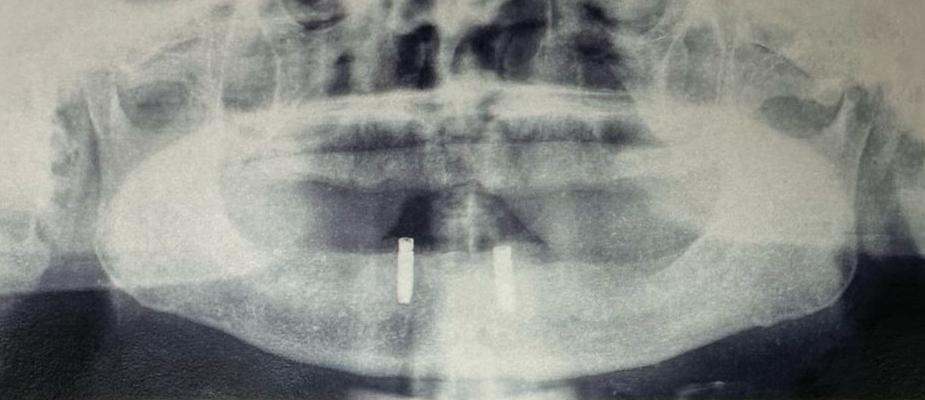
#> input picture dataset/raw/sample1.jpg, 925 x 400 px; its folder holds 4 pictures in this run
$ python color_filter.py
#> lines starting #> are read from the running program, lines starting #| are printed output that depends on the picture
import os
import cv2 as cv
import numpy as np

lower_hue = 0
lower_sat = 0
lower_val = 0

upper_hue = 255
upper_sat = 255
upper_val = 255

def set_lower_hue(h):
    global lower_hue
    lower_hue = h
def set_lower_sat(s):
    global lower_sat
    lower_sat = s
def set_lower_val(v):
    global lower_val
    lower_val = v

def set_upper_hue(h):
    global upper_hue
    upper_hue = h
def set_upper_sat(s):
    global upper_sat
    upper_sat = s
def set_upper_val(v):
    global upper_val
    upper_val = v

cv.namedWindow("Limit Selector")

cv.createTrackbar("lower_hue", "Limit Selector", lower_hue, 255, set_lower_hue)
cv.createTrackbar("lower_sat", "Limit Selector", lower_sat, 255, set_lower_sat)
cv.createTrackbar("lower_val", "Limit Selector", lower_val, 255, set_lower_val)

cv.createTrackbar("upper_hue", "Limit Selector", upper_hue, 255, set_upper_hue)
cv.createTrackbar("upper_sat", "Limit Selector", upper_sat, 255, set_upper_sat)
cv.createTrackbar("upper_val", "Limit Selector", upper_val, 255, set_upper_val)

images = sorted(os.listdir("./dataset/raw"))[1:]

img = cv.imread(f"./dataset/raw/{images[0]}")
#> img is the input picture: shape (400, 925, 3); mean B, G, R 132.9, 137, 134.4
gray_img = cv.cvtColor(img, cv.COLOR_BGR2GRAY)
clahe = cv.createCLAHE(clipLimit=100.0, tileGridSize=(5, 5))
eq_img = clahe.apply(gray_img)
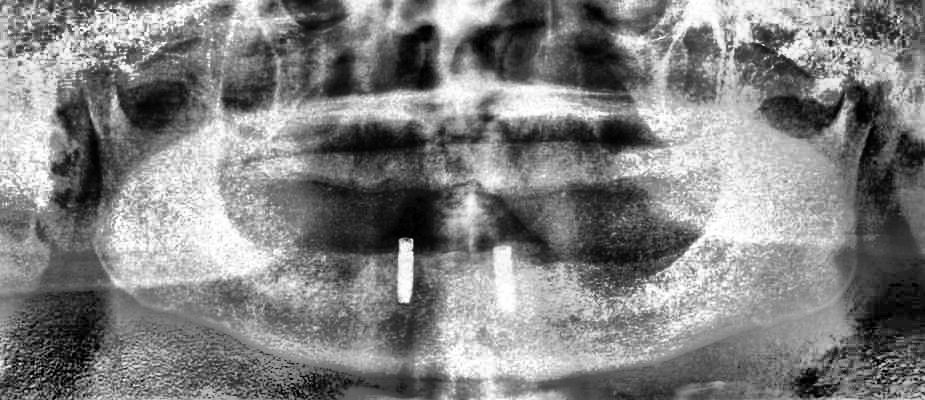
#> eq_img: shape (400, 925); min 0, max 255, mean 129.3

while True:
    bgr_img = cv.cvtColor(eq_img, cv.COLOR_GRAY2BGR)
    hsv_img = cv.cvtColor(bgr_img, cv.COLOR_BGR2HSV)
#> hsv_img: shape (400, 925, 3); mean H, S, V 0, 0, 129.3
    mask = cv.inRange(hsv_img, (lower_hue, lower_sat, lower_val), (upper_hue, upper_sat, upper_val))
#> mask: shape (400, 925); every value is 255
    result = cv.cvtColor(hsv_img, cv.COLOR_HSV2BGR)
    result = cv.bitwise_or(img, img, mask=mask.astype(np.uint8))

    cv.imshow("Limit Selector", result)

    if cv.waitKey(1) & 0xff == ord('q'):
#> (key q is pressed here)
        break

cv.destroyAllWindows()
